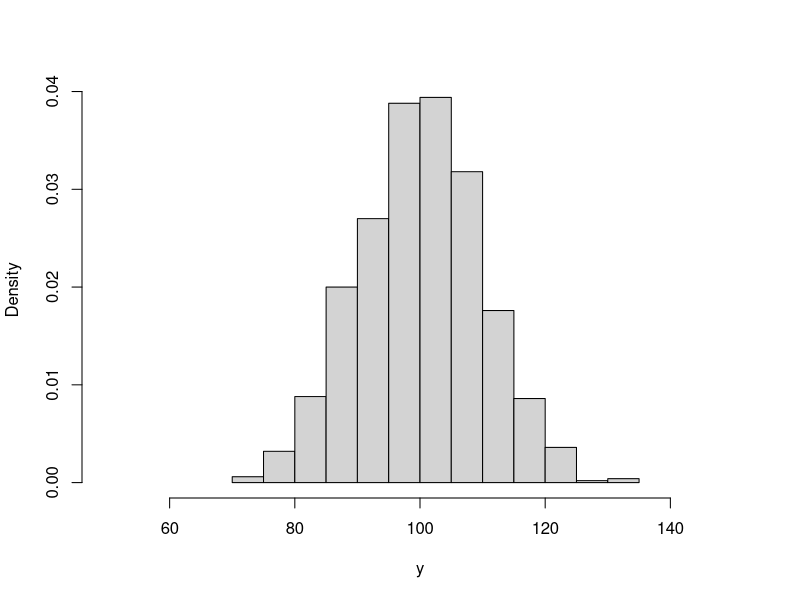
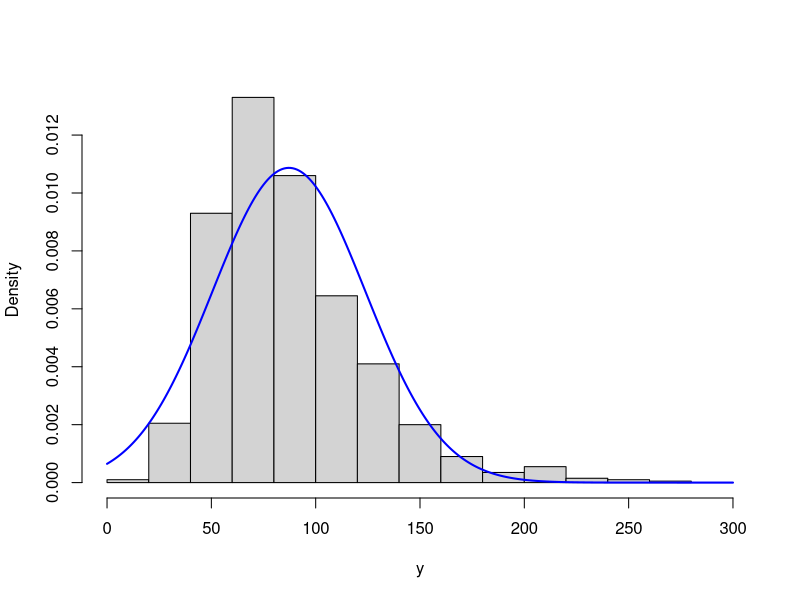
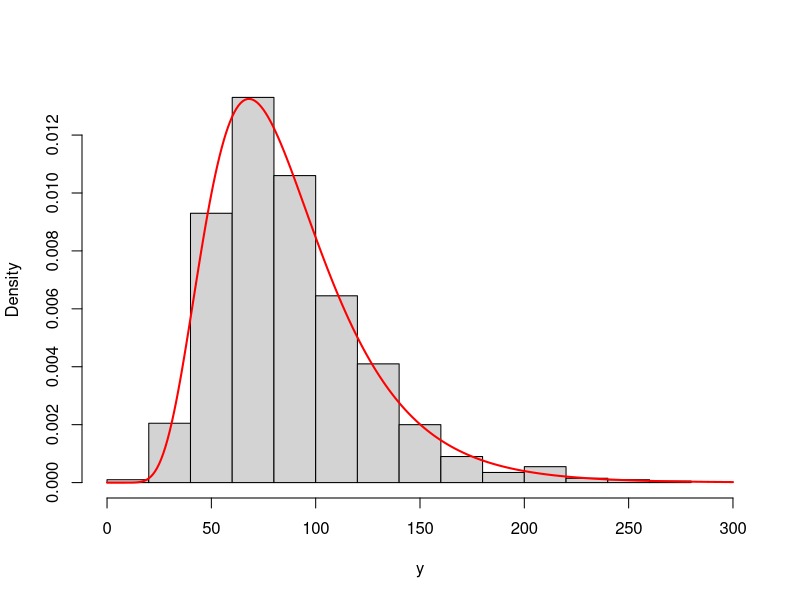
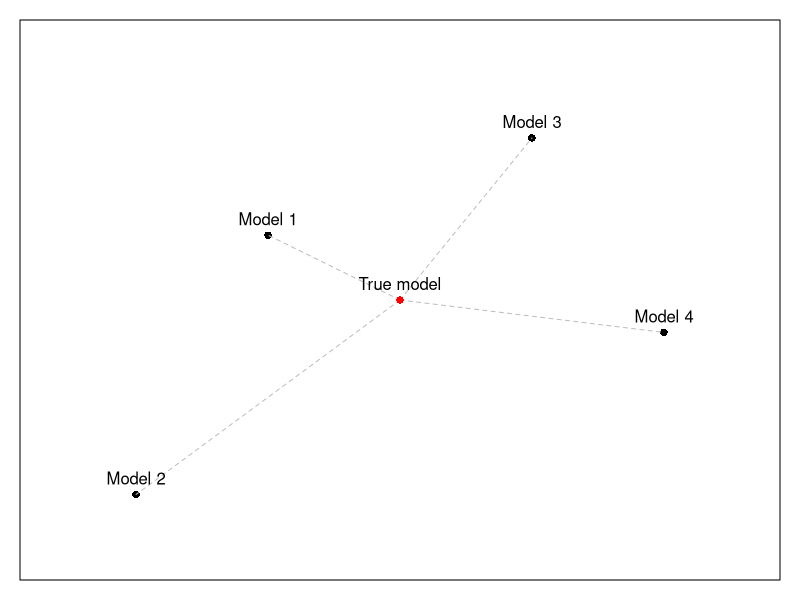

These charts were generated, in order, by the following R code:
## ---- chunk 1
y <- rnorm(1000, 100, 10)
hist(y, xlim=c(50,150), main="", probability=TRUE)
## ---- chunk 2
sum(dnorm(y,80,10,log=T))
## ---- chunk 3
# The maximum log-likelihood with the biased variance
logLik01 <- sum(dnorm(y,mean(y),sqrt(mean((y-mean(y))^2)),log=TRUE))
# The log-likelihood value with the unbiased variance
logLik02 <- sum(dnorm(y,mean(y),sd(y),log=TRUE))
# The difference between the two
logLik01 - logLik02
## ---- chunk 4
y <- rlnorm(1000, log(80), 0.4)
hist(y, main="", probability=T, xlim=c(0,300))
lines(c(0:300),dnorm(c(0:300),mean(y),sd(y)),col="blue",lwd=2)
## ---- chunk 5
hist(y, main="", probability=T, xlim=c(0,300))
lines(c(0:300),dlnorm(c(0:300),mean(log(y)),sd(log(y))),col="red",lwd=2)
## ---- chunk 6
par(mar=c(1,1,1,1))
plot(c(0,-3,-6,3,6),c(0,2,-6,5,-1),xlim=c(-8,8),ylim=c(-8,8),pch=16,axes=F,xlab="",ylab="")
lines(c(0,-3),c(0,2), col="grey", lty=2)
lines(c(0,-6),c(0,-6), col="grey", lty=2)
lines(c(0,3),c(0,5), col="grey", lty=2)
lines(c(0,6),c(0,-1), col="grey", lty=2)
points(0,0,col="red",pch=16)
text(c(0,-3,-6,3,6),c(0,2,-6,5,-1),c("True model","Model 1","Model 2","Model 3","Model 4"),pos=3)
box()
